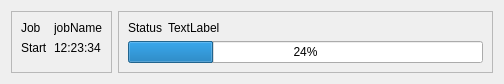
<?xml version="1.0" encoding="UTF-8"?>
<ui version="4.0">
 <class>Form</class>
 <widget class="QWidget" name="Form">
  <property name="geometry">
   <rect>
    <x>0</x>
    <y>0</y>
    <width>504</width>
    <height>64</height>
   </rect>
  </property>
  <property name="windowTitle">
   <string>Form</string>
  </property>
  <layout class="QHBoxLayout" name="horizontalLayout">
   <item>
    <widget class="QFrame" name="">
     <property name="frameShape">
      <enum>QFrame::StyledPanel</enum>
     </property>
     <layout class="QFormLayout" name="formLayout">
      <item row="0" column="0">
       <widget class="QLabel" name="label">
        <property name="text">
         <string>Job</string>
        </property>
       </widget>
      </item>
      <item row="1" column="0">
       <widget class="QLabel" name="label_2">
        <property name="text">
         <string>Start</string>
        </property>
       </widget>
      </item>
      <item row="0" column="1">
       <widget class="QLabel" name="label_4">
        <property name="text">
         <string>jobName</string>
        </property>
       </widget>
      </item>
      <item row="1" column="1">
       <widget class="QLabel" name="label_5">
        <property name="text">
         <string>12:23:34</string>
        </property>
       </widget>
      </item>
     </layout>
    </widget>
   </item>
   <item>
    <widget class="QFrame" name="">
     <property name="frameShape">
      <enum>QFrame::StyledPanel</enum>
     </property>
     <layout class="QVBoxLayout" name="verticalLayout">
      <item>
       <layout class="QFormLayout" name="formLayout_2">
        <item row="0" column="0">
         <widget class="QLabel" name="label_3">
          <property name="text">
           <string>Status</string>
          </property>
         </widget>
        </item>
        <item row="0" column="1">
         <widget class="QLabel" name="label_6">
          <property name="text">
           <string>TextLabel</string>
          </property>
         </widget>
        </item>
       </layout>
      </item>
      <item>
       <widget class="QProgressBar" name="progressBar">
        <property name="value">
         <number>24</number>
        </property>
       </widget>
      </item>
     </layout>
    </widget>
   </item>
  </layout>
 </widget>
 <resources/>
 <connections/>
</ui>
